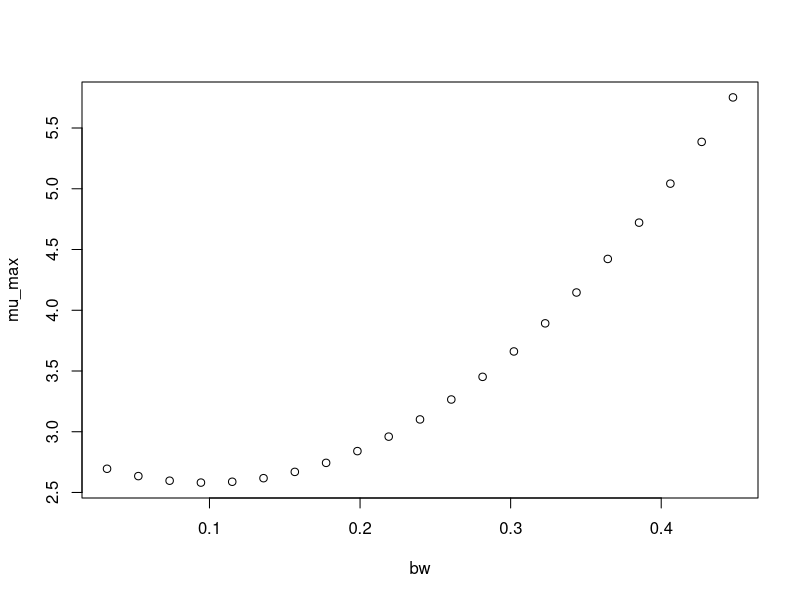

R code for this plot:
#############################
# start of Parameter script
#############################
bw <- seq(0.031968031968032,0.4476472,length.out=21)
#############################
# end of Parameter script
#############################
############################# 
# start of Model script Gropin ID 1344 
#############################
 
# constant coefficients for this model
 
variables <- data.frame(bw)
argumentsPar <- expand.grid(variables)
 
# heart of the model
response_surface <- function(bw) {
   mumax <-(2.832-5.107*bw+25.98*bw^2)

return(mumax=mumax)
} 

# output parameters
mumax <- cbind(argumentsPar,response_surface(argumentsPar['bw']))
colnames(mumax) <- c(colnames(argumentsPar),'mumax')
#############################
# End of Model script
#############################
############################# 
# start of Visualisation script Gropin ID 1344 
#############################
plot(bw,mumax$mumax,
                          xlab='bw',
                          ylab='mu_max')
#############################
# End of Visualisation script
#############################
